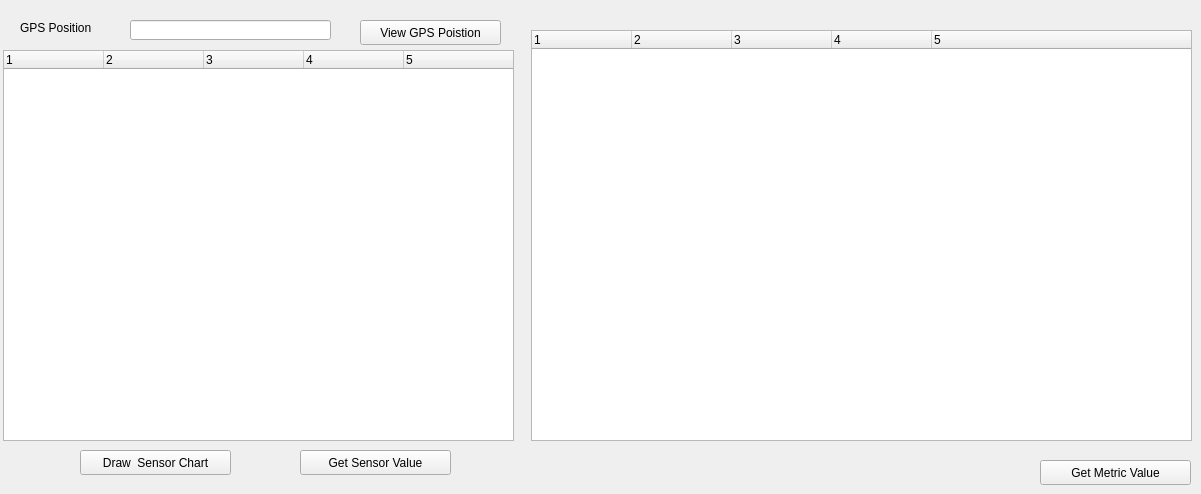
    <widget class="QWidget" name="tabSensor">
     <attribute name="title">
      <string>쪽</string>
     </attribute>
     <widget class="QTreeWidget" name="treeWidgetSensorList">
      <property name="geometry">
       <rect>
        <x>3</x>
        <y>50</y>
        <width>511</width>
        <height>391</height>
       </rect>
      </property>
      <property name="verticalScrollBarPolicy">
       <enum>Qt::ScrollBarAsNeeded</enum>
      </property>
      <property name="horizontalScrollBarPolicy">
       <enum>Qt::ScrollBarAsNeeded</enum>
      </property>
      <property name="columnCount">
       <number>5</number>
      </property>
      <column>
       <property name="text">
        <string notr="true">1</string>
       </property>
      </column>
      <column>
       <property name="text">
        <string notr="true">2</string>
       </property>
      </column>
      <column>
       <property name="text">
        <string notr="true">3</string>
       </property>
      </column>
      <column>
       <property name="text">
        <string notr="true">4</string>
       </property>
      </column>
      <column>
       <property name="text">
        <string notr="true">5</string>
       </property>
      </column>
     </widget>
     <widget class="QPushButton" name="pushButtonGetSensorValue">
      <property name="geometry">
       <rect>
        <x>300</x>
        <y>450</y>
        <width>151</width>
        <height>25</height>
       </rect>
      </property>
      <property name="text">
       <string>Get Sensor Value</string>
      </property>
     </widget>
     <widget class="QTreeWidget" name="treeWidgetMetricList">
      <property name="geometry">
       <rect>
        <x>531</x>
        <y>30</y>
        <width>661</width>
        <height>411</height>
       </rect>
      </property>
      <property name="verticalScrollBarPolicy">
       <enum>Qt::ScrollBarAsNeeded</enum>
      </property>
      <property name="horizontalScrollBarPolicy">
       <enum>Qt::ScrollBarAsNeeded</enum>
      </property>
      <property name="columnCount">
       <number>5</number>
      </property>
      <column>
       <property name="text">
        <string notr="true">1</string>
       </property>
      </column>
      <column>
       <property name="text">
        <string notr="true">2</string>
       </property>
      </column>
      <column>
       <property name="text">
        <string notr="true">3</string>
       </property>
      </column>
      <column>
       <property name="text">
        <string notr="true">4</string>
       </property>
      </column>
      <column>
       <property name="text">
        <string notr="true">5</string>
       </property>
      </column>
     </widget>
     <widget class="QPushButton" name="pushButtonGetMetricValue">
      <property name="geometry">
       <rect>
        <x>1040</x>
        <y>460</y>
        <width>151</width>
        <height>25</height>
       </rect>
      </property>
      <property name="text">
       <string>Get Metric Value</string>
      </property>
     </widget>
     <widget class="QPushButton" name="pushButtonDrawSensor">
      <property name="geometry">
       <rect>
        <x>80</x>
        <y>450</y>
        <width>151</width>
        <height>25</height>
       </rect>
      </property>
      <property name="text">
       <string>Draw  Sensor Chart</string>
      </property>
     </widget>
     <widget class="QLabel" name="label_16">
      <property name="geometry">
       <rect>
        <x>20</x>
        <y>20</y>
        <width>101</width>
        <height>16</height>
       </rect>
      </property>
      <property name="text">
       <string>GPS Position</string>
      </property>
     </widget>
     <widget class="QLineEdit" name="lineEditGPSPosition">
      <property name="geometry">
       <rect>
        <x>130</x>
        <y>20</y>
        <width>201</width>
        <height>20</height>
       </rect>
      </property>
     </widget>
     <widget class="QPushButton" name="pushButtonViewGPSPosition">
      <property name="geometry">
       <rect>
        <x>360</x>
        <y>20</y>
        <width>141</width>
        <height>25</height>
       </rect>
      </property>
      <property name="text">
       <string>View GPS Poistion</string>
      </property>
     </widget>
    </widget>
